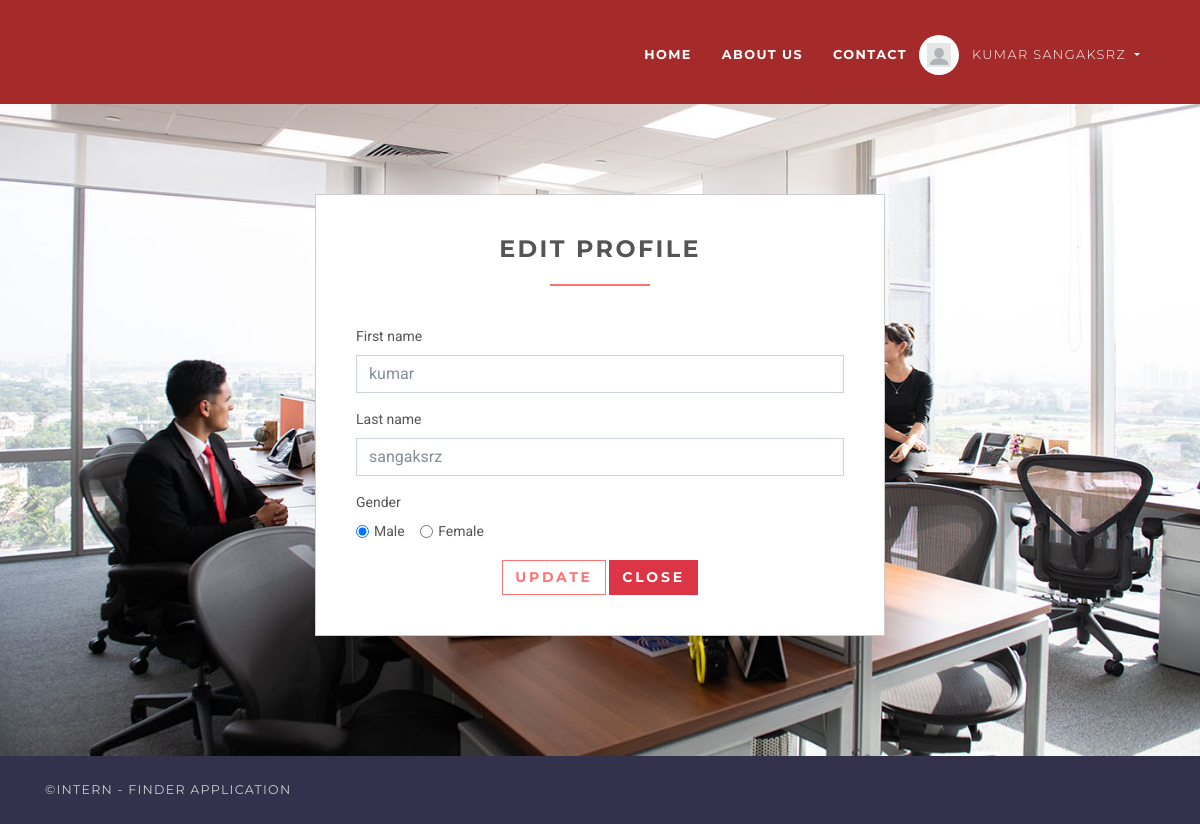
Page /employee/profile/update (signed in) on the committed database.
### accounts/models.py (models this page shows, shortened)
class User(AbstractUser):
    username = None
    role = models.CharField(max_length=12, error_messages={
        'required': "Role must be provided"
    })
    gender = models.CharField(max_length=10, blank=True, null=True, default="")
    email = models.EmailField(unique=True, blank=False,
                              error_messages={
                                  'unique': "A user with that email already exists.",
                              })
    USERNAME_FIELD = "email"
    REQUIRED_FIELDS = []
    objects = UserManager()

### jobsapp/views/employee.py (the view)
# urls.py: path('employee/profile/update', EditProfileView.as_view(), name='employer-profile-update'),
class EditProfileView(UpdateView):
    model = User
    form_class = EmployeeProfileUpdateForm
    context_object_name = 'employee'
    template_name = 'jobs/employee/edit-profile.html'
    success_url = reverse_lazy('accounts:employer-profile-update')
    @method_decorator(login_required(login_url=reverse_lazy('accounts:login')))
    @method_decorator(user_is_employee)
    def dispatch(self, request, *args, **kwargs):
        return super().dispatch(self.request, *args, **kwargs)
    def get(self, request, *args, **kwargs):
        try:
            self.object = self.get_object()
        except Http404:
            raise Http404("User doesn't exists")
        return self.render_to_response(self.get_context_data())
    def get_object(self, queryset=None):
        obj = self.request.user
        print(obj)
        if obj is None:
            raise Http404("Job doesn't exists")
        return obj

### accounts/forms.py
class EmployeeProfileUpdateForm(forms.ModelForm):
    def __init__(self, *args, **kwargs):
        super(EmployeeProfileUpdateForm, self).__init__(*args, **kwargs)
        self.fields['first_name'].widget.attrs.update(
            {
                'placeholder': 'Enter First Name',
            }
        )
        self.fields['last_name'].widget.attrs.update(
            {
                'placeholder': 'Enter Last Name',
            }
        )
    class Meta:
        model = User
        fields = ["first_name", "last_name", "gender"]

### templates/jobs/employee/edit-profile.html (shortened to what this page needs)
{% extends 'base.html' %}
{% load static %}
{% block content %}
<section style="background-image: url('{% static 'office.jpg' %}');
/* Adjust background image properties */
background-size: cover; /* Cover the entire container */
background-repeat: no-repeat; /* Do not repeat the image */
background-position: center;">
    <div class="col-lg-6 offset-3">
        <div class="box">
            <h3 class="heading">Edit Profile</h3>
            <form action="" method="post">
                {% for field in form %}
                    {% if field.name == 'gender' %}
                        <div class="form-group">
                            <label for="gender">Gender</label>
                            <br>
                            <div class="form-check form-check-inline">
                                <input class="form-check-input" {% if field.value == 'male' %} checked {% endif %}
                                       type="radio" name="gender" id="male gender"
                                       value="male">
                                <label class="form-check-label" for="male">Male</label>
                            </div>
                            <div class="form-check form-check-inline">
                                <input class="form-check-input" {% if field.value == 'female' %} checked {% endif %}
                                       type="radio" name="gender" id="female"
                                       value="female">
                                <label class="form-check-label" for="female">Female</label>
                            </div>
                        </div>
                    {% else %}
                        <div class="form-group">
                            <label for="id_{{ field.name }}">{{ field.label }}</label>
                            <input type="{{ field.field.widget.input_type }}"
                                   class="form-control"
                                   name="{{ field.name }}"
                                   id="id_{{ field.name }}"
                                   value="{{ field.value }}"
                                   placeholder="{{ field.field.widget.attrs.placeholder }}">
                        </div>
                    {% endif %}
                {% endfor %}
                <div class="text-center">
                    <button type="submit" class="btn btn-outline-white-primary">
                         Update
                    </button>
                    <a href="{% url 'jobs:home' %}" class="btn btn-danger">Close</a>
                </div>
            </form>
        </div>
    </div>
</section>
{% endblock %}

### templates/base.html (shortened to what this page needs)
{% load static %}
<!DOCTYPE html>
<html>
<head>
    <link rel="stylesheet"
          href="{% static 'vendor/bootstrap/css/bootstrap.min.css' %}">
    <link rel="stylesheet"
          href="{% static 'vendor/font-awesome/css/font-awesome.min.css' %}">
    <link rel="stylesheet"
          href="{% static 'vendor/owl.carousel/assets/owl.carousel.css' %}">
    <link rel="stylesheet"
          href="{% static 'vendor/owl.carousel/assets/owl.theme.default.css' %}">
    <link rel="stylesheet" href="{% static 'css/style.default.css' %}"
          id="theme-stylesheet">
    <link rel="stylesheet" href="{% static 'css/custom.css' %}">
</head>
<body>
<header class="header">
    <nav class="navbar navbar-expand-lg" style="background-color: brown;" >
        <div class="container">
            <div id="navbarSupportedContent" class="collapse navbar-collapse">
                <ul class="navbar-nav ml-auto">
                    <li class="nav-item" >
                        {% if request.user.is_authenticated %}
                            {% if request.user.role == 'employer' %}
                                <a href="{% url 'jobs:employer-dashboard' %}" class="nav-link"><strong>Dashboard</strong></a>
                            {% else %}
                                <a href="/" class="nav-link"><strong>Home</strong></a>
                            {% endif %}
                        {% else %}
                        <a href="/" class="nav-link"><strong>Home</strong></a>
                        {% endif %}
                    </li>
                    <li class="nav-item">
                        <a href="{% url 'jobs:about_us' %}" class="nav-link about-link"><strong>About us</strong></a>
                    </li>
                    <li class="nav-item">
                        <a href="{% url 'jobs:contact_us' %}" class="nav-link contact-link"><strong>Contact</strong></a>
                    </li>
                    {% if request.user.is_authenticated and request.user.role == 'employer' %}
                        <li class="nav-item dropdown">
                            <a id="clientZone" href="#" data-toggle="dropdown"
                               aria-haspopup="true" aria-expanded="false"
                               class="nav-link dropdown-toggle has-img mb-3 mb-lg-0 mt-3 mt-lg-0">
                               <div class="client-menu-image">
                                <div class="inner">
                                    <img src="{% static 'employer.jpg' %}"
                                         alt="company image"
                                         class="img-fluid">
                                </div>
                                </div>
                                {% if request.user.role == 'employee' %}
                                    {{ request.user.first_name }} {{ request.user.last_name }}
                                {% else %}
                                    {{ request.user.first_name }}
                                {% endif %}
                            </a>
                            <div aria-labelledby="clientZone" class="dropdown-menu">
                                <a href="{% url 'jobs:employer-dashboard' %}" class="dropdown-item">Dashboard</a>
                                <a href="{% url 'jobs:employer-all-applicants' %}" class="dropdown-item">Applicants </a>
                                <a href="{% url 'jobs:employer-jobs-create' %}" class="dropdown-item">Post a new
                                    job </a>
                                <a href="{% url 'accounts:logout' %}" class="dropdown-item">Logout</a>
                            </div>
                        </li>
                    {% elif request.user.is_authenticated and request.user.role == 'employee' %}
                    <li class="nav-item dropdown">
                        <a id="clientZone" href="#" data-toggle="dropdown"
                            aria-haspopup="true" aria-expanded="false"
                            class="nav-link dropdown-toggle has-img mb-3 mb-lg-0 mt-3 mt-lg-0">
                            <div class="client-menu-image">
                                <div class="inner">
                                    <img src="{% static 'profile.jpg' %}"
                                         alt="company image"
                                         class="img-fluid">
                                </div>
                            </div>
                            {% if request.user.role == 'employee' %}
                            {{ request.user.first_name }} {{ request.user.last_name }}
                            {% else %}
                            {{ request.user.first_name }}
                            {% endif %}
                        </a>
                    </li>
                    {% endif %}
                </ul>
            </div>
        </div>
    </nav>
</header>
<div >
    {% block content %} {% endblock %}
</div>
<footer class="footer">
    <div class="footer__copyright">
        <div class="container">
            <div class="row">
                <div class="col-md-6 text-md-left text-center">
                    <p>&copy;INTERN - FINDER APPLICATION</p>
                </div>
            </div>
        </div>
    </div>
</footer>
</body>
</html>

### static/css/style.default.css (style rules this page uses)
html { height:100% }
body { height:100% }
header { z-index:1000 }
section { position:relative;padding-top:90px;padding-bottom:90px }
button { cursor:pointer }
.heading { text-align:center;margin-bottom:40px }
.heading:after { content:" ";display:block;width:100px;height:2px;margin:20px auto 20px;background:#ff7473 }
a,button { -webkit-transition:all .2s ease-out;transition:all .2s ease-out }
strong { font-weight:700 }
.header { width:100% }
.navbar { text-transform:uppercase;letter-spacing:0.1em;background:#746EA9;padding-top:0 !important;padding-bottom:0 !important }
.navbar a { font-family:"Montserrat",Helvetica,Arial,sans-serif }
.navbar ul.navbar-nav>li>a:not(.navbar-btn) { color:#fff;font-weight:300;font-family:"Montserrat",Helvetica,Arial,sans-serif;font-size:0.8rem }
@media (min-width: 992px) { .navbar ul.navbar-nav>li>a:not(.navbar-btn) { border-top:5px solid transparent;padding:40px 15px !important;color:#fff;font-weight:300 } }
#clientZone.has-img { position:relative;padding-left:50px !important;border-color:transparent !important }
.client-menu-image { display:inline-block;width:40px;height:40px;line-height:50px;-ms-flex-line-pack:center;align-content:center;border-radius:50%;background:#fff;position:absolute;top:50%;left:-3px;-webkit-transform:translateY(-50%);transform:translateY(-50%) }
.client-menu-image .inner { width:100%;height:100%;display:-webkit-box;display:-ms-flexbox;display:flex;-webkit-box-align:center;-ms-flex-align:center;align-items:center;-webkit-box-pack:center;-ms-flex-pack:center;justify-content:center }
.client-menu-image img { width:60% }
.footer__copyright { background:#34314c;color:#ccc;padding:20px 0;font-size:.7875rem;line-height:28px;font-family:"Montserrat",Helvetica,Arial,sans-serif;text-transform:uppercase;letter-spacing:0.1em }
.footer__copyright p { margin:0 }
.box { background:#fff;margin:0 0 30px;border:solid 1px #ccc;-webkit-box-sizing:border-box;box-sizing:border-box;padding:40px }
.navbar { padding:.5rem 1rem }
.btn { font-weight:700;font-family:"Montserrat",Helvetica,Arial,sans-serif;border:1px solid transparent;text-transform:uppercase;letter-spacing:0.2em;padding:.375rem .75rem;font-size:.875rem;line-height:1.5;border-radius:0;-webkit-transition:background-color 0.15s ease-in-out,border-color 0.15s ease-in-out,-webkit-box-shadow 0.15s ease-in-out;transition:background-color 0.15s ease-in-out,border-color 0.15s ease-in-out,-webkit-box-shadow 0.15s ease-in-out;transition:background-color 0.15s ease-in-out,border-color 0.15s ease-in-out,box-shadow 0.15s ease-in-out;transition:background-color 0.15s ease-in-out,border-color 0.15s ease-in-out,box-shadow 0.15s ease-in-out,-webkit-box-shadow 0.15s ease-in-out }
.btn-danger { color:color-yiq(#dc3545);background-color:#dc3545;border-color:#dc3545 }
.btn-outline-white-primary { color:#ff7473;background-color:#fff;background-image:none;border-color:#ff7473 }
body { font-family:"Roboto",Helvetica,Arial,sans-serif;font-size:.875rem;font-weight:400;line-height:1.5;color:#555;background-color:#fff }
a { color:#ff7473;text-decoration:none }
h1,h2,h3,h4,h5,h6,.h1,.h2,.h3,.h4,.box-simple h3,.box-image .name h3,.box-image-text .top .name h3,.box-image-text .top .name h4,.h5,.h6 { margin-bottom:1rem;font-family:"Montserrat",Helvetica,Arial,sans-serif;font-weight:700;line-height:1.2;color:#555;text-transform:uppercase;letter-spacing:0.1em }
h3,.h3 { font-size:1.4875rem }
.form-control { padding:.375rem .75rem;font-size:1rem;line-height:1.5;color:#868e96;background-color:#fff;border:1px solid #ced4da;border-radius:0;-webkit-transition:border-color ease-in-out 0.15s,-webkit-box-shadow ease-in-out 0.15s;transition:border-color ease-in-out 0.15s,-webkit-box-shadow ease-in-out 0.15s;transition:border-color ease-in-out 0.15s,box-shadow ease-in-out 0.15s;transition:border-color ease-in-out 0.15s,box-shadow ease-in-out 0.15s,-webkit-box-shadow ease-in-out 0.15s }
.form-control::placeholder { color:#868e96 }

### rows in the picture
User: user.first_name "KUMAR", user.last_name "SANGAKSRZ", first_name "kumar" "sangaksrz", gender "☑", gender "☐ Female"

### other values in the picture
{{ field.label }} "First name" "Last name"
